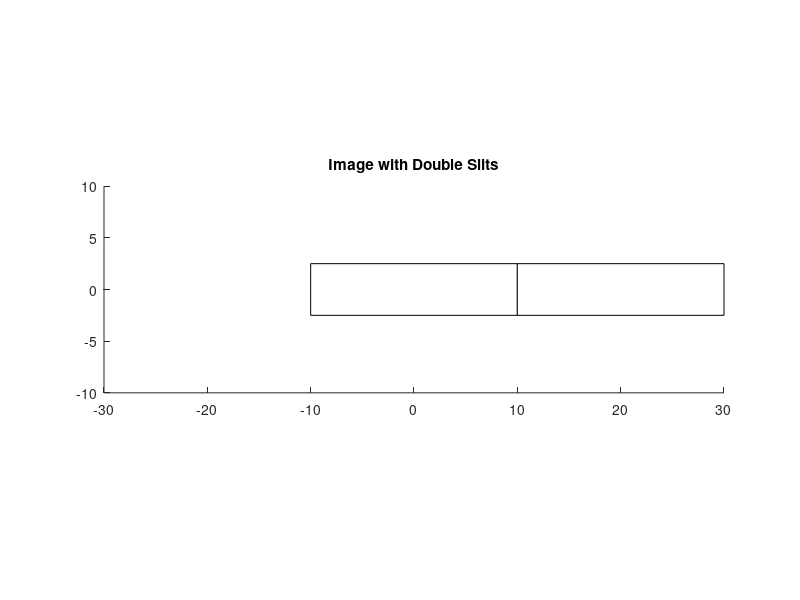

MATLAB code for this plot:
% 定义双缝的参数
slitWidth = 5;  % 缝的宽度
slitDistance = 20;  % 缝的中心距离

% 创建包含双缝的图像
figure;
rectangle('Position', [-0.5*slitDistance -0.5*slitWidth slitDistance slitWidth], 'FaceColor', 'white');
hold on;
rectangle('Position', [0.5*slitDistance -0.5*slitWidth slitDistance slitWidth], 'FaceColor', 'white');

% 添加坐标轴并设置坐标轴范围
axis equal;  % 保持坐标轴刻度相等
axis([-30 30 -10 10]);  % 设置坐标轴范围
title('Image with Double Slits');
